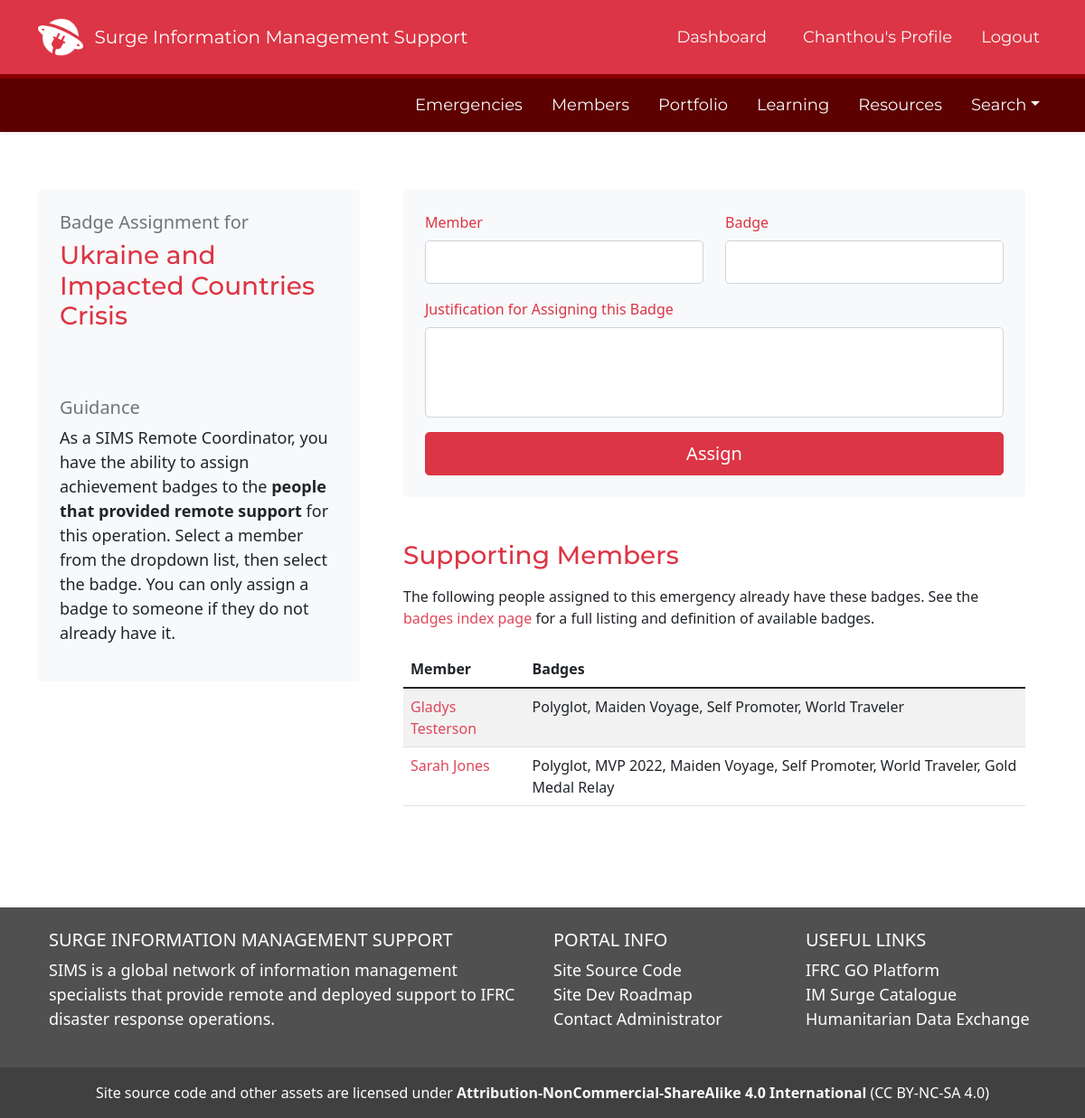
Screenshot of /badge_assignment_simsco/4 (signed in) with the database file from the repository.
### SIMS_Portal/models.py (models this page shows, shortened)
class User(db.Model, UserMixin):
	__tablename__ = 'user'
	id = db.Column(db.Integer, primary_key=True)
	firstname = db.Column(db.String(40), nullable=False)
	lastname = db.Column(db.String(40), nullable=False)
	status = db.Column(db.String(20), default='Pending')
	birthday = db.Column(db.Date)
	email = db.Column(db.String(120), unique=True, nullable=False)
	password = db.Column(db.String(60), nullable=False)
	molnix_id = db.Column(db.Integer)
	job_title = db.Column(db.String(120))
	unit = db.Column(db.String(120))
	bio = db.Column(db.Text)
	is_admin = db.Column(db.Boolean, default=False)
	roles = db.Column(db.String(1000))
	languages = db.Column(db.String(1000))
	image_file = db.Column(db.String(20), nullable=False, default='default.png')
	twitter = db.Column(db.String(120))
	slack_id = db.Column(db.String(120))
	github = db.Column(db.String(120))
	linked_in = db.Column(db.String(120))
	messaging_number_country_code = db.Column(db.Integer)
	messaging_number = db.Column(db.Integer)
	ns_id = db.Column(db.Integer, db.ForeignKey('nationalsociety.ns_go_id'))
	assignments = db.relationship('Assignment', backref='assigned_member')
	products = db.relationship('Portfolio', backref='creator', lazy=True)
	skills = db.relationship('Skill', secondary='user_skill', backref='members_with_skill')
	languages = db.relationship('Language', secondary='user_language', backref='members_with_language')
	badges = db.relationship('Badge', secondary='user_badge', backref='members_with_badge')
	working_groups = db.relationship('WorkingGroup', secondary='user_workinggroup', backref='members_with_workinggroup')
	created_at = db.Column(db.DateTime, server_default=func.now())
	updated_at = db.Column(db.DateTime, onupdate=func.now())
	fullname = column_property(firstname + " " + lastname)
	@hybrid_property
	def fullname(self):
		return self.firstname + " " + self.lastname

class Emergency(db.Model):
	__tablename__ = 'emergency'
	id = db.Column(db.Integer, primary_key=True)
	emergency_name = db.Column(db.String(100), nullable=False)
	emergency_status = db.Column(db.String(100), nullable=False, default='Active')
	emergency_glide = db.Column(db.String(20))
	emergency_go_id = db.Column(db.Integer)
	emergency_location_id = db.Column(db.Integer)
	emergency_review_id = db.Column(db.Integer)
	activation_details = db.Column(db.String(1000))
	slack_channel = db.Column(db.String)
	dropbox_url = db.Column(db.String)
	trello_url = db.Column(db.String)
	emergency_type_id = db.Column(db.Integer, db.ForeignKey('emergencytype.id'))
	emergency_products = db.relationship('Portfolio', backref='emergency_response', lazy=True)
	assigned_to = db.relationship('Assignment', backref='assigned_emergency', lazy=True)
	story_id = db.relationship('Story', backref='associated_story', lazy=True)
	created_at = db.Column(db.DateTime, server_default=func.now())
	updated_at = db.Column(db.DateTime, onupdate=func.now())

### SIMS_Portal/main/routes.py (the view, shortened to what this page needs)
@main.route('/badge_assignment_simsco/<int:dis_id>', methods=['GET', 'POST'])
@login_required
def badge_assignment_sims_co(dis_id):
	badge_form = BadgeAssignmentViaSIMSCoForm()
	event_name = db.session.query(Emergency).filter(Emergency.id == dis_id).first()
	assigned_badges = db.engine.execute("SELECT u.id, u.firstname, u.lastname, GROUP_CONCAT(b.name, ', ') as badges FROM user u JOIN user_badge ub ON ub.user_id = u.id JOIN badge b ON b.id = ub.badge_id JOIN assignment a ON a.user_id = u.id JOIN emergency e ON e.id = a.emergency_id WHERE u.status = 'Active' AND e.id = {} AND a.role = 'Remote IM Support' GROUP BY u.id ORDER BY u.firstname".format(dis_id))
	assigned_members = db.session.query(Emergency, Assignment, User).join(Assignment, Assignment.emergency_id == Emergency.id).join(User, User.id == Assignment.user_id).filter(Emergency.id == dis_id).all()
	sims_co_ids = db.session.query(User, Assignment, Emergency).join(Assignment, Assignment.user_id == User.id).join(Emergency, Emergency.id == Assignment.emergency_id).filter(Emergency.id == dis_id, Assignment.role == 'SIMS Remote Coordinator').all()
	user_is_sims_co = check_sims_co(dis_id)
	if request.method == 'GET' and user_is_sims_co == True:
		query = User.query.join(Assignment, Assignment.user_id == User.id).join(Emergency, Emergency.id == Assignment.emergency_id).filter(Emergency.id == dis_id, Assignment.role == 'Remote IM Support')
		badge_form.user_name.query = query
		return render_template('emergency_badge_assignment.html', title='Assign Badges', user_is_sims_co=user_is_sims_co, assigned_members=assigned_members, event_name=event_name, badge_form=badge_form, assigned_badges=assigned_badges)

### SIMS_Portal/main/forms.py
class BadgeAssignmentViaSIMSCoForm(FlaskForm):
	user_name = QuerySelectField('Member', query_factory=lambda:User.query.order_by(User.firstname).filter(User.status == 'Active').all(), get_label='fullname', allow_blank=True)
	badge_name = QuerySelectField('Badge', query_factory=lambda:Badge.query.order_by(Badge.name).all(), get_label='name', allow_blank=True)
	assigner_justify = StringField('Justification for Assigning this Badge', render_kw={'style':'height: 100px'})
	submit_badge = SubmitField('Assign')

### SIMS_Portal/main/utils.py (called while the page is built)
def check_sims_co(emergency_id):
	sims_co_ids = db.session.query(User, Assignment, Emergency).join(Assignment, Assignment.user_id == User.id).join(Emergency, Emergency.id == Assignment.emergency_id).filter(Emergency.id == emergency_id, Assignment.role == 'SIMS Remote Coordinator').all()
	sims_co_list = []
	for coordinator in sims_co_ids:
		sims_co_list.append(coordinator.User.id)
	if current_user.id in sims_co_list:
		user_is_sims_co = True
	else:
		user_is_sims_co = False
	return user_is_sims_co

### SIMS_Portal/models.py (called while the page is built)
@login_manager.user_loader
def load_user(user_id):
	return User.query.get(int(user_id))

### SIMS_Portal/templates/emergency_badge_assignment.html (shortened to what this page needs)
{% extends "layout.html" %}
{% block content %}
<div class="container">
	<div class="row my-5">
		<div class="col col-md-4 rounded rounded-3">
			<div class="card border-0 p-4 bg-light">
				<div class="row">
					<h5 class="text-secondary">Badge Assignment for</h5>
					<h3 class="text-danger Montserrat mb-5">{{event_name.emergency_name}}</h3>
				</div>
				<div class="row">
					<h5 class="text-secondary mt-4">Guidance</h5>
					<p class="text-dark">As a SIMS Remote Coordinator, you have the ability to assign achievement badges to the <span class='fw-bold'>people that provided remote support</span> for this operation. Select a member from the dropdown list, then select the badge. You can only assign a badge to someone if they do not already have it.</p>
				</div>
			</div>
		</div>
		<div class="col mx-4">
			<div class='mb-5'>
				<form action="" method="POST" enctype="multipart/form-data" class="bg-light text-light p-4 rounded-3" novalidate>
					  <div class='row'>
						<div class='col'>{{ badge_form.user_name.label(class="form-control-label pb-2 text-danger") }}</div>
						<div class='col'>{{ badge_form.badge_name.label(class="form-control-label pb-2 text-danger") }}</div>
					</div>
					<div class='row mb-3'>
						<div class='col'>{{ badge_form.user_name(class="form-control form-control-lg") }} </div>
						<div class='col'>{{ badge_form.badge_name(class="form-control form-control-lg") }}</div>
					</div>
					<div class='row'>
						<div class='col'>{{ badge_form.assigner_justify.label(class="form-control-label pb-2 text-danger") }} </div>
					</div>
					<div class='row mb-3'>
						<div class='col'>{{ badge_form.assigner_justify(class="form-control form-control-lg") }} </div>
					</div>
					<div class='row'>
						<div class='col'>{{ badge_form.submit_badge(class="btn btn-lg btn-danger w-100") }}</div>
					</div>
				  </form>
			</div>
			<h3 class='text-danger my-3 Montserrat'>Supporting Members</h3>
			The following people assigned to this emergency already have these badges. See the <a href='/badges'>badges index page</a> for a full listing and definition of available badges.
			  <table class='table table-striped mt-4'>
				  <thead>
					  <tr>
						  <th>Member</th>
						  <th>Badges</th>
					  </tr>
				  </thead>
				  <tbody>
					  {% for user in assigned_badges %}
						  <tr>
							  <td><a href='/profile/view/{{user.id}}'>{{user.firstname}} {{user.lastname}}</a></td>
							  <td>{{user.badges}}</td>
						  </tr>
					  {% endfor %}
				  </tbody>
			  </table>
		</div>
	</div>
</div>
{% endblock content %}

### SIMS_Portal/templates/layout.html (shortened to what this page needs)
<!DOCTYPE html>
<html lang="en">
<head>
	<link href="https://cdn.jsdelivr.net/npm/bootstrap@5.1.3/dist/css/bootstrap.min.css" rel="stylesheet">
	<link rel="stylesheet" type="text/css" href="https://cdn.datatables.net/1.12.1/css/jquery.dataTables.css">
	<link rel="stylesheet" type="text/css" href="{{ url_for('static', filename='css/main.css') }}">
	<link rel="stylesheet" href="https://cdn.jsdelivr.net/npm/bootstrap-icons@1.8.3/font/bootstrap-icons.css">
	<link rel="stylesheet" href="https://cdn.jsdelivr.net/npm/fullcalendar@5.11.0/main.min.css">
	<link rel="stylesheet" href="https://maxcdn.bootstrapcdn.com/font-awesome/4.7.0/css/font-awesome.min.css">
</head>
<body class="d-flex flex-column min-vh-100" data-spy="scroll" data-target=".card" data-offset="50">
	<header>
	<nav id="navbar_top" class="navbar navbar-expand-md navbar-dark bg-danger navbar-static-top py-3">
	 <div class="container">
		 <img src='/static/assets/img/SIMS-Logo-Dark.png' height='50px'>&nbsp &nbsp
		{% if current_user.is_authenticated %}
			<a class="navbar-brand" href="/dashboard" style="font-family: 'Montserrat';">Surge Information Management Support</a>
		{% else %}
			<a class="navbar-brand" href="/" style="font-family: 'Montserrat';">Surge Information Management Support</a>
		{% endif %}
	  <div class="collapse navbar-collapse" id="main_nav">
		<ul class="navbar-nav ms-auto">
			{% if current_user.is_authenticated %}
				{% if request.path == '/dashboard' %}
					<li class="nav-item px-3"><button type="button" class="btn btn-light" style="font-family: 'Montserrat';">Dashboard</button></li>
				{% else %}
					<li class="nav-item px-3"><a class="nav-link text-light" href="/dashboard" style="font-family: 'Montserrat';"> Dashboard </a></li>
				{% endif %}
				{% if '/profile_edit/' in request.path %}
				<li class="nav-item px-2"><a class="nav-link text-light" href="/profile" style="font-family: 'Montserrat';"> Your Profile </a></li>
				{% elif request.path == '/profile' %}
					<li class="nav-item px-2"><button type="button" class="btn btn-light" style="font-family: 'Montserrat';">{{ current_user.firstname }}'s Profile</button></li>
				{% else %}
				<li class="nav-item px-2"><a class="nav-link text-light" href="/profile" style="font-family: 'Montserrat';"> {{ current_user.firstname }}'s Profile </a></li>
				{% endif %}
				<li class="nav-item ps-2"><a class="nav-link text-light" href="/logout" style="font-family: 'Montserrat';"> Logout </a></li>
			{% endif %}
		</ul>
	  </div>
	</nav>
	{% if current_user.is_authenticated %}
	<nav id="navbar_top_login" class="navbar navbar-expand-sm box-shadow shadow-sm navbar-dark sticky-top mb-2">
	 <div class="container">
	  <div class="collapse navbar-collapse" id="main_nav">
			<ul class="navbar-nav ms-auto">
				{% if '/emergencies/all' in request.path %}
					<li class="nav-item px-2"><button type="button" class="btn btn-light" style="font-family: 'Montserrat';">Emergencies</button></li>
				{% else %}
					<li class="nav-item px-2"><a class="nav-link text-light" href="{{ url_for('emergencies.view_all_emergencies')}}" style="font-family: 'Montserrat';">Emergencies</a></li>
				{% endif %}
				{% if '/members/all' in request.path %}
					<li class="nav-item px-2"><button type="button" class="btn btn-light" style="font-family: 'Montserrat';">Members</button></li>
				{% else %}
					<li class="nav-item px-2"><a class="nav-link text-light" href="{{ url_for('users.members_all')}}" style="font-family: 'Montserrat';">Members</a></li>
				{% endif %}
				{% if '/all_products' in request.path %}
					<li class="nav-item px-2"><button type="button" class="btn btn-light" style="font-family: 'Montserrat';">Portfolio</button></li>
				{% else %}
					<li class="nav-item px-2"><a class="nav-link text-light" href="{{ url_for('portfolios.all_products')}}" style="font-family: 'Montserrat';">Portfolio</a></li>
				{% endif %}
				{% if '/learning' in request.path %}
					<li class="nav-item px-2"><button type="button" class="btn btn-light" style="font-family: 'Montserrat';">Learning</button></li>
				{% else %}
					<li class="nav-item px-2"><a class="nav-link text-light" href="{{ url_for('main.learning')}}" style="font-family: 'Montserrat';">Learning</a></li>
				{% endif %}
				{% if '/resources' in request.path %}
					<li class="nav-item px-2"><button type="button" class="btn btn-light" style="font-family: 'Montserrat';">Resources</button></li>
				{% else %}
					<li class="nav-item px-2"><a class="nav-link text-light" href="{{ url_for('main.resources')}}" style="font-family: 'Montserrat';">Resources</a></li>
				{% endif %}
					<li class="nav-item dropdown ps-2 pl-3">
						<a class="nav-link dropdown-toggle text-light" href="#" id="navbarDropdown" role="button" data-toggle="dropdown" aria-haspopup="true" aria-expanded="false" style="font-family: 'Montserrat';">Search</a>
					</li>
			</ul>
		</div>
	  </div>
	</nav>
	{% endif %}
	</header>
	{% block content %}{% endblock %}
	<br><br>
	<footer class="text-white text-center text-lg-start mt-auto" style='background: #505050'>
	  <div class="container p-4">
		<div class="row">
		  <div class="col-lg-6 col-md-12 mb-4 mb-md-0">
			<h5 class="text-uppercase">Surge Information Management Support</h5>
			<p>
			  SIMS is a global network of information management specialists that provide remote and deployed support to IFRC disaster response operations.
			</p>
		  </div>
		  <div class="col-lg-3 col-md-6 mb-4 mb-md-0">
			<h5 class="text-uppercase">Portal Info</h5>
			<ul class="list-unstyled mb-0">
			  <li>
				<a href="https://github.com/JonathanGarro/SIMS-Portal-Neo" class="text-white">Site Source Code</a>
			  </li>
			  <li>
				<a href="https://trello.com/b/zzwVdwoY/sims-portal-development-roadmap" class="text-white">Site Dev Roadmap</a>
			  </li>
			  <li>
				<a href="#!" class="text-white">Contact Administrator</a>
			  </li>
			</ul>
		  </div>
		  <div class="col-lg-3 col-md-6 mb-4 mb-md-0">
			  <h5 class="text-uppercase">Useful Links</h5>
			  <ul class="list-unstyled mb-0">
				<li>
				  <a href="https://go.ifrc.org" class="text-white">IFRC GO Platform</a>
				</li>
				<li>
				  <a href="https://go.ifrc.org/deployments/catalogue/infoMgt" class="text-white">IM Surge Catalogue</a>
				</li>
				<li>
				  <a href="https://data.humdata.org" class="text-white">Humanitarian Data Exchange</a>
				</li>
			  </ul>
			</div>
		</div>
	  </div>
	  <div class="text-center p-3" style="background-color: rgba(0, 0, 0, 0.2);">
		Site source code and other assets are licensed under <a href='http://creativecommons.org/licenses/by-nc-sa/4.0/' class='text-light fw-bold'> Attribution-NonCommercial-ShareAlike 4.0 International</a> (CC BY-NC-SA 4.0)
	  </div>
	</footer>
</body>
</html>

### SIMS_Portal/static/css/main.css (style rules this page uses)
a { text-decoration: none; color: #df4759 }
a:link { text-decoration: none; color: #df4759 }
body { position: relative; }
p { font-size: 18px; }
li { font-size: 18px; }
#navbar_top_login { background: #5c0000 !important; }
.card { width: 100%; }
#navbar_top { border-bottom: 5px solid #890000; }
.Montserrat { font-family: 'Montserrat'; }

### rows the page displays
User: firstname "Chanthou"
Emergency: emergency_name "Ukraine and Impacted Countries Crisis"
User: firstname "Gladys", lastname "Testerson", badges "Polyglot, Maiden Voyage, Self Promoter, World Traveler"
User: firstname "Sarah", lastname "Jones", badges "Polyglot, MVP 2022, Maiden Voyage, Self Promoter, World Traveler, Gold Medal Relay"
